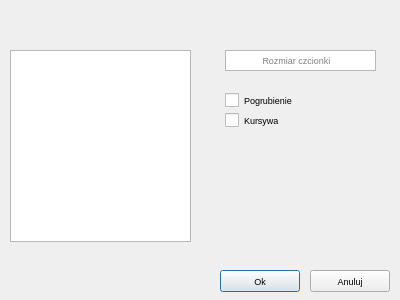
<?xml version="1.0" encoding="UTF-8"?>
<ui version="4.0">
 <class>FontWindow</class>
 <widget class="QDialog" name="FontWindow">
  <property name="geometry">
   <rect>
    <x>0</x>
    <y>0</y>
    <width>400</width>
    <height>300</height>
   </rect>
  </property>
  <property name="font">
   <font>
    <pointsize>7</pointsize>
   </font>
  </property>
  <property name="windowTitle">
   <string>Dialog</string>
  </property>
  <widget class="QTextEdit" name="textEdit">
   <property name="geometry">
    <rect>
     <x>10</x>
     <y>50</y>
     <width>181</width>
     <height>192</height>
    </rect>
   </property>
   <property name="readOnly">
    <bool>true</bool>
   </property>
   <property name="html">
    <string>&lt;!DOCTYPE HTML PUBLIC &quot;-//W3C//DTD HTML 4.0//EN&quot; &quot;http://www.w3.org/TR/REC-html40/strict.dtd&quot;&gt;
&lt;html&gt;&lt;head&gt;&lt;meta name=&quot;qrichtext&quot; content=&quot;1&quot; /&gt;&lt;style type=&quot;text/css&quot;&gt;
p, li { white-space: pre-wrap; }
&lt;/style&gt;&lt;/head&gt;&lt;body style=&quot; font-family:'MS Shell Dlg 2'; font-size:7pt; font-weight:400; font-style:normal;&quot;&gt;
&lt;p align=&quot;center&quot; style=&quot;-qt-paragraph-type:empty; margin-top:0px; margin-bottom:0px; margin-left:0px; margin-right:0px; -qt-block-indent:0; text-indent:0px;&quot;&gt;&lt;br /&gt;&lt;/p&gt;&lt;/body&gt;&lt;/html&gt;</string>
   </property>
  </widget>
  <widget class="QTextEdit" name="fontTextEdit">
   <property name="geometry">
    <rect>
     <x>225</x>
     <y>50</y>
     <width>151</width>
     <height>21</height>
    </rect>
   </property>
   <property name="verticalScrollBarPolicy">
    <enum>Qt::ScrollBarAlwaysOff</enum>
   </property>
   <property name="readOnly">
    <bool>false</bool>
   </property>
   <property name="html">
    <string>&lt;!DOCTYPE HTML PUBLIC &quot;-//W3C//DTD HTML 4.0//EN&quot; &quot;http://www.w3.org/TR/REC-html40/strict.dtd&quot;&gt;
&lt;html&gt;&lt;head&gt;&lt;meta name=&quot;qrichtext&quot; content=&quot;1&quot; /&gt;&lt;style type=&quot;text/css&quot;&gt;
p, li { white-space: pre-wrap; }
&lt;/style&gt;&lt;/head&gt;&lt;body style=&quot; font-family:'MS Shell Dlg 2'; font-size:7pt; font-weight:400; font-style:normal;&quot;&gt;
&lt;p align=&quot;right&quot; style=&quot;-qt-paragraph-type:empty; margin-top:0px; margin-bottom:0px; margin-left:0px; margin-right:0px; -qt-block-indent:0; text-indent:0px; font-size:8pt;&quot;&gt;&lt;br /&gt;&lt;/p&gt;&lt;/body&gt;&lt;/html&gt;</string>
   </property>
   <property name="placeholderText">
    <string>             Rozmiar czcionki</string>
   </property>
  </widget>
  <widget class="QPushButton" name="pushButton">
   <property name="geometry">
    <rect>
     <x>220</x>
     <y>270</y>
     <width>80</width>
     <height>22</height>
    </rect>
   </property>
   <property name="text">
    <string>Ok</string>
   </property>
  </widget>
  <widget class="QPushButton" name="pushButton_2">
   <property name="geometry">
    <rect>
     <x>310</x>
     <y>270</y>
     <width>80</width>
     <height>22</height>
    </rect>
   </property>
   <property name="text">
    <string>Anuluj</string>
   </property>
  </widget>
  <widget class="QCheckBox" name="boldCheckBox">
   <property name="geometry">
    <rect>
     <x>225</x>
     <y>90</y>
     <width>71</width>
     <height>20</height>
    </rect>
   </property>
   <property name="text">
    <string>Pogrubienie</string>
   </property>
  </widget>
  <widget class="QCheckBox" name="itallicCheckBox">
   <property name="geometry">
    <rect>
     <x>225</x>
     <y>110</y>
     <width>71</width>
     <height>20</height>
    </rect>
   </property>
   <property name="text">
    <string>Kursywa</string>
   </property>
  </widget>
 </widget>
 <resources/>
 <connections/>
</ui>
